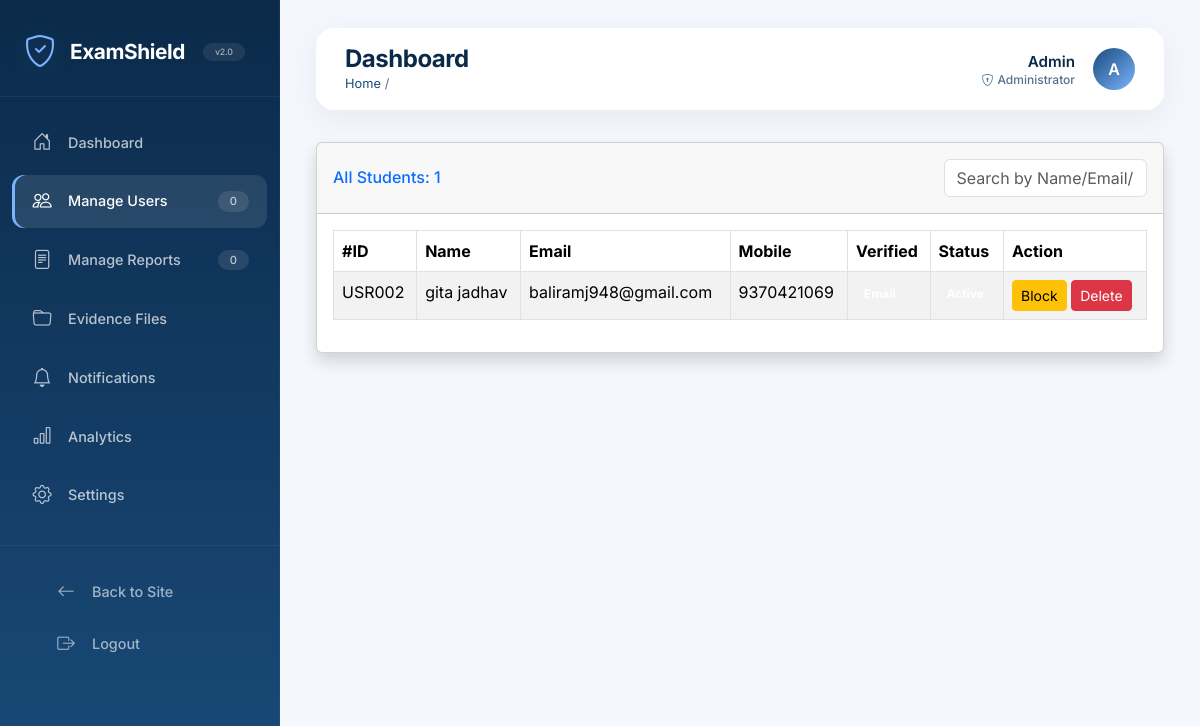
Page /admin/users (signed in) on the committed database.
### tables this page shows
CREATE TABLE users (
            id INTEGER PRIMARY KEY AUTOINCREMENT,
            username TEXT NOT NULL UNIQUE,
            password TEXT NOT NULL,
            email TEXT UNIQUE,
            mobile TEXT UNIQUE,
            name TEXT,
            role TEXT DEFAULT 'student',

            -- Verification
            is_mobile_verified INTEGER DEFAULT 0,
            is_email_verified INTEGER DEFAULT 0,
            mobile_otp TEXT,
            otp_generated_at TEXT,

            -- Identity Proof 
            profile_photo TEXT,
            id_proof_type TEXT,
            id_proof_number TEXT,
            id_proof_photo TEXT,
            is_id_verified INTEGER DEFAULT 0,

            -- Tracking & Moderation
            signup_ip TEXT,
            signup_user_agent TEXT,
            created_at TEXT DEFAULT CURRENT_TIMESTAMP,
            is_blocked INTEGER DEFAULT 0,
            trust_score INTEGER DEFAULT 100
        );

### app.py (the view)
@app.route('/admin/users')
@admin_required
def admin_users():
    conn = get_db()
    users = conn.execute("SELECT * FROM users WHERE role='student' ORDER BY id DESC").fetchall()
    conn.close()
    return render_template('admin_users.html', user=current_user, users=[dict(u) for u in users])

### app.py (called while the page is built)
@login_manager.user_loader
def load_user(user_id):
    conn = get_db()
    user_row = conn.execute('SELECT * FROM users WHERE id =?', (user_id,)).fetchone()
    conn.close()
    if user_row:
        user = dict(user_row)
        return User(
            id=user['id'],
            username=user['username'],
            name=user.get('name', 'User'),
            role=user.get('role', 'student'),
            is_mobile_verified=user.get('is_mobile_verified', 0),
            is_email_verified=user.get('is_email_verified', 0),
            is_blocked=user.get('is_blocked', 0)
        )
    return None

def admin_required(f):
    @wraps(f)
    def decorated_function(*args, **kwargs):
        if not current_user.is_authenticated:
            flash('Please login first', 'error')
            return redirect(url_for('login'))
        if current_user.role!= 'admin':
            flash('You do not have admin permission', 'error')
            return redirect(url_for('dashboard'))
        return f(*args, **kwargs)
    return decorated_function

@app.context_processor
def inject_notifications():
    if current_user.is_authenticated: # FIX: session ki jagah current_user
        conn = get_db()
        count = conn.execute("SELECT COUNT(*) FROM notifications WHERE is_read = 0").fetchone()[0]
        conn.close()
        return dict(unread_count=count)
    return dict(unread_count=0)

def get_settings():
    conn = get_db()
    s = conn.execute("SELECT * FROM settings WHERE id=1").fetchone()
    conn.close()
    return s

@app.before_request
def check_maintenance():
    settings = get_settings()
    if settings and settings['maintenance_mode'] == 1:
        if request.endpoint and 'static' not in request.endpoint:
            if not current_user.is_authenticated or current_user.role!= 'admin':
                return render_template('maintenance.html'), 503

### database.py (called while the page is built)
def get_db():
    conn = sqlite3.connect(DB_PATH)
    conn.row_factory = sqlite3.Row
    return conn

### templates/admin_users.html (shortened to what this page needs)
{% extends "admin_base.html" %}
{% block content %}
<div class="card shadow mb-4">
    <div class="card-header py-3 d-flex justify-content-between align-items-center">
        <h6 class="m-0 font-weight-bold text-primary">All Students: {{ users|length }}</h6>
        <input type="text" id="searchUser" class="form-control w-25" placeholder="Search by Name/Email/Mobile">
    </div>
    <div class="card-body">
        <div class="table-responsive">
            <table class="table table-bordered table-striped" id="userTable">
                <thead class="thead-dark">
                    <tr>
                        <th>#ID</th>
                        <th>Name</th>
                        <th>Email</th>
                        <th>Mobile</th>
                        <th>Verified</th>
                        <th>Status</th>
                        <th>Action</th>
                    </tr>
                </thead>
                <tbody>
                    {% for u in users %}
                    <tr>
                        <td>USR{{ '%03d'|format(u.id) }}</td>
                        <td>{{ u.name }}</td>
                        <td>{{ u.email }}</td>
                        <td>{{ u.mobile }}</td>
                        <td>
                            {% if u.is_email_verified %}<span class="badge badge-success">Email</span>{% endif %}
                        </td>
                        <td>
                            {% if u.is_blocked %}<span class="badge badge-danger">Blocked</span>
                            {% else %}<span class="badge badge-success">Active</span>{% endif %}
                        </td>
                        <td>
                            {% if u.id!= user.id %}
                                <a href="{{ url_for('toggle_block', user_id=u.id) }}"
                                   class="btn btn-sm {{ 'btn-success' if u.is_blocked else 'btn-warning' }}"
                                   onclick="return confirm('Are you sure?')">
                                   {{ 'Unblock' if u.is_blocked else 'Block' }}
                                </a>
                                <a href="{{ url_for('delete_user', user_id=u.id) }}"
                                   class="btn btn-sm btn-danger"
                                   onclick="return confirm('Delete this user permanently?')">
                                   Delete
                                </a>
                            {% else %}
                                <span class="text-muted">This is you</span>
                            {% endif %}
                        </td>
                    </tr>
                    {% else %}
                    <tr><td colspan="7" class="text-center">No students found</td></tr>
                    {% endfor %}
                </tbody>
            </table>
        </div>
    </div>
</div>
{% endblock %}

### templates/admin_base.html (shortened to what this page needs)
<!DOCTYPE html>
<html lang="en">
<head>
    <link href="https://cdn.jsdelivr.net/npm/bootstrap@5.3.3/dist/css/bootstrap.min.css" rel="stylesheet">
    <link rel="stylesheet" href="https://cdn.jsdelivr.net/npm/bootstrap-icons@1.11.3/font/bootstrap-icons.min.css">
</head>
<body>
    <nav class="admin-sidebar" id="adminSidebar">
        <div class="brand">
            <i class="bi bi-shield-check"></i>
            <span>ExamShield</span>
            <span class="badge-version">v2.0</span>
        </div>
        <ul class="nav flex-column">
            <li>
                <a class="nav-link {% if request.endpoint == 'admin_dashboard' %}active{% endif %}" href="{{ url_for('admin_dashboard') }}">
                    <i class="bi bi-house-door"></i> Dashboard
                </a>
            </li>
            <li>
                <a class="nav-link {% if request.endpoint == 'admin_users' %}active{% endif %}" href="{{ url_for('admin_users') }}">
                    <i class="bi bi-people"></i> Manage Users
                    <span class="badge-count">{{ user_count|default(0) }}</span>
                </a>
            </li>
            <li>
                <a class="nav-link {% if request.endpoint == 'admin_reports' %}active{% endif %}" href="{{ url_for('admin_reports') }}">
                    <i class="bi bi-file-text"></i> Manage Reports
                    <span class="badge-count">{{ report_count|default(0) }}</span>
                </a>
            </li>
            <li>
                <a class="nav-link {% if request.endpoint == 'admin_evidence' %}active{% endif %}" href="{{ url_for('admin_evidence') }}">
                    <i class="bi bi-folder"></i> Evidence Files
                </a>
            </li>
            <li>
                <a class="nav-link {% if request.endpoint == 'admin_notifications' %}active{% endif %}" href="{{ url_for('admin_notifications') }}">
                    <i class="bi bi-bell"></i> Notifications
                </a>
            </li>
            <li>
                <a class="nav-link {% if request.endpoint == 'admin_analytics' %}active{% endif %}" href="{{ url_for('admin_analytics') }}">
                    <i class="bi bi-bar-chart"></i> Analytics
                </a>
            </li>
            <li>
                <a class="nav-link {% if request.endpoint == 'admin_settings' %}active{% endif %}" href="{{ url_for('admin_settings') }}">
                    <i class="bi bi-gear"></i> Settings
                </a>
            </li>
        </ul>
        <div class="sidebar-footer">
            <ul class="nav flex-column">
                <li>
                    <a class="nav-link" href="{{ url_for('home') }}">
                        <i class="bi bi-arrow-left"></i> Back to Site
                    </a>
                </li>
                <li>
                    <a class="nav-link" href="{{ url_for('logout') }}">
                        <i class="bi bi-box-arrow-right"></i> Logout
                    </a>
                </li>
            </ul>
        </div>
    </nav>
    <div class="admin-content">
        <div class="admin-topbar">
            <div class="page-title">
                <div>
                    <h1>{% block page_title %}Dashboard{% endblock %}</h1>
                    <nav class="breadcrumb">
                        <a href="{{ url_for('admin_dashboard') }}">Home</a>
                        <span class="mx-1">/</span>
                    </nav>
                </div>
            </div>
            <div class="user-area">
                <div class="text-end">
                    <span class="user-name">{{ session.user.name if session.user else 'Admin' }}</span>
                    <span class="user-role"><i class="bi bi-shield-lock me-1"></i>Administrator</span>
                </div>
                <div class="avatar">
                    {{ (session.user.name if session.user else 'Admin')[0]|upper }}
                </div>
            </div>
        </div>
        {% block content %}{% endblock %}
    </div>
</body>
</html>

### templates/admin_base.html (style rules this page uses)
:root { --primary-dark: #0b2a4a; --primary-mid: #1a4b7a; --primary-light: #2d6ea0; --accent-blue: #7bb3ff; --bg-light: #f4f7fc; --card-shadow: 0 8px 32px rgba(18, 52, 86, 0.06); --card-hover-shadow: 0 16px 48px -12px rgba(18, 52, 86, 0.10); --radius-lg: 28px; --radius-md: 18px; --radius-sm: 12px; }
* { margin: 0; padding: 0; box-sizing: border-box; }
body { font-family: 'Inter', -apple-system, BlinkMacSystemFont, sans-serif; background: var(--bg-light); color: #0b1e2f; min-height: 100vh; }
.admin-sidebar { min-height: 100vh; background: linear-gradient(180deg, var(--primary-dark) 0%, var(--primary-mid) 100%); color: white; position: fixed; width: 280px; transition: transform 0.3s cubic-bezier(0.4, 0, 0.2, 1); z-index: 1050; top: 0; left: 0; bottom: 0; overflow-y: auto; border-right: 1px solid rgba(255, 255, 255, 0.04); }
.admin-sidebar .brand { padding: 28px 24px 20px; border-bottom: 1px solid rgba(255, 255, 255, 0.06); margin-bottom: 16px; display: flex; align-items: center; gap: 14px; }
.admin-sidebar .brand i { font-size: 2rem; color: var(--accent-blue); filter: drop-shadow(0 4px 12px rgba(123, 179, 255, 0.2)); }
.admin-sidebar .brand span { font-size: 1.3rem; font-weight: 700; letter-spacing: -0.02em; }
.admin-sidebar .brand .badge-version { font-size: 0.55rem; background: rgba(255, 255, 255, 0.08); padding: 2px 12px; border-radius: 40px; font-weight: 500; color: rgba(255, 255, 255, 0.6); margin-left: 4px; }
.admin-sidebar .nav { padding: 0 12px; }
.admin-sidebar .nav-link { color: rgba(255, 255, 255, 0.7); padding: 12px 18px; margin: 3px 0; border-radius: var(--radius-sm); font-weight: 500; font-size: 0.9rem; display: flex; align-items: center; gap: 14px; transition: all 0.2s ease; text-decoration: none; position: relative; }
.admin-sidebar .nav-link i { font-size: 1.2rem; width: 24px; text-align: center; flex-shrink: 0; }
.admin-sidebar .nav-link.active { background: rgba(255, 255, 255, 0.1); color: white; box-shadow: inset 3px 0 0 var(--accent-blue); }
.admin-sidebar .nav-link .badge-count { margin-left: auto; background: rgba(255, 255, 255, 0.1); color: rgba(255, 255, 255, 0.7); font-size: 0.7rem; padding: 2px 12px; border-radius: 40px; font-weight: 500; }
.admin-sidebar .sidebar-footer { padding: 20px 24px 28px; border-top: 1px solid rgba(255, 255, 255, 0.06); margin-top: 20px; }
.admin-sidebar .sidebar-footer .nav-link { color: rgba(255, 255, 255, 0.6); padding: 10px 18px; border-radius: var(--radius-sm); transition: all 0.2s; }
.admin-sidebar .sidebar-footer .nav-link i { font-size: 1.1rem; }
.admin-content { margin-left: 280px; padding: 28px 36px 40px; min-height: 100vh; }
.admin-topbar { background: #ffffff; border-radius: var(--radius-md); padding: 16px 28px; margin-bottom: 32px; display: flex; justify-content: space-between; align-items: center; box-shadow: var(--card-shadow); border: 1px solid rgba(255, 255, 255, 0.5); }
.admin-topbar .page-title { display: flex; align-items: center; gap: 12px; }
.admin-topbar .page-title h1 { font-size: 1.5rem; font-weight: 700; color: var(--primary-dark); margin: 0; letter-spacing: -0.02em; }
.admin-topbar .page-title .breadcrumb { font-size: 0.8rem; color: #56718e; margin: 0; padding: 0; background: none; }
.admin-topbar .page-title .breadcrumb a { color: #1a4b7a; text-decoration: none; }
.admin-topbar .user-area { display: flex; align-items: center; gap: 18px; }
.admin-topbar .user-area .avatar { width: 42px; height: 42px; border-radius: 50%; background: linear-gradient(135deg, var(--primary-mid), var(--accent-blue)); color: white; display: flex; align-items: center; justify-content: center; font-weight: 600; font-size: 1rem; flex-shrink: 0; }
.admin-topbar .user-area .user-name { font-weight: 600; color: var(--primary-dark); font-size: 0.95rem; }
.admin-topbar .user-area .user-role { font-size: 0.75rem; color: #56718e; font-weight: 500; display: block; margin-top: -2px; }
.admin-content { animation: fadeSlideDown 0.5s ease forwards; }

### rows in the picture
users: user "Admin"
users: id "002", name "gita jadhav", email "baliramj948@gmail.com", mobile "9370421069", is_blocked "Block"

### other values in the picture
{{ user_count|default(0) }} "0"
{{ report_count|default(0) }} "0"
{{ (session.user.name if session.user else 'Admin')[0]|upper }} "A"
{{ users|length }} "1"
